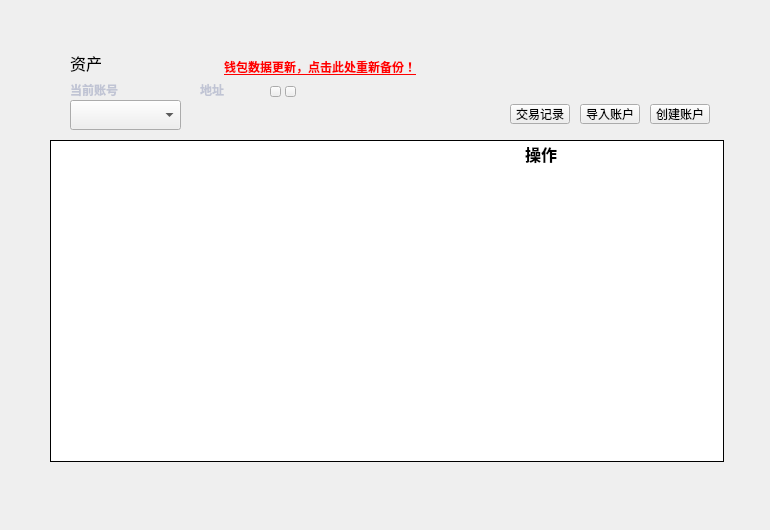
<?xml version="1.0" encoding="UTF-8"?>
<ui version="4.0">
 <class>MainPage</class>
 <widget class="QWidget" name="MainPage">
  <property name="geometry">
   <rect>
    <x>0</x>
    <y>0</y>
    <width>770</width>
    <height>530</height>
   </rect>
  </property>
  <property name="font">
   <font>
    <family>Microsoft YaHei UI Light</family>
    <weight>75</weight>
    <bold>true</bold>
   </font>
  </property>
  <property name="windowTitle">
   <string>Form</string>
  </property>
  <property name="styleSheet">
   <string notr="true"/>
  </property>
  <widget class="QLabel" name="title_label">
   <property name="geometry">
    <rect>
     <x>70</x>
     <y>50</y>
     <width>120</width>
     <height>26</height>
    </rect>
   </property>
   <property name="font">
    <font>
     <family>微软雅黑</family>
     <pointsize>12</pointsize>
     <weight>50</weight>
     <italic>false</italic>
     <bold>false</bold>
    </font>
   </property>
   <property name="styleSheet">
    <string notr="true"/>
   </property>
   <property name="text">
    <string>资产</string>
   </property>
  </widget>
  <widget class="QToolButton" name="addAccountBtn">
   <property name="geometry">
    <rect>
     <x>650</x>
     <y>104</y>
     <width>60</width>
     <height>20</height>
    </rect>
   </property>
   <property name="font">
    <font>
     <family>微软雅黑</family>
     <weight>50</weight>
     <italic>false</italic>
     <bold>false</bold>
    </font>
   </property>
   <property name="cursor">
    <cursorShape>PointingHandCursor</cursorShape>
   </property>
   <property name="focusPolicy">
    <enum>Qt::NoFocus</enum>
   </property>
   <property name="styleSheet">
    <string notr="true"/>
   </property>
   <property name="text">
    <string>创建账户</string>
   </property>
  </widget>
  <widget class="QTableWidget" name="accountTableWidget">
   <property name="geometry">
    <rect>
     <x>50</x>
     <y>140</y>
     <width>674</width>
     <height>322</height>
    </rect>
   </property>
   <property name="cursor" stdset="0">
    <cursorShape>PointingHandCursor</cursorShape>
   </property>
   <property name="layoutDirection">
    <enum>Qt::LeftToRight</enum>
   </property>
   <property name="styleSheet">
    <string notr="true"/>
   </property>
   <property name="frameShape">
    <enum>QFrame::Box</enum>
   </property>
   <property name="frameShadow">
    <enum>QFrame::Plain</enum>
   </property>
   <property name="verticalScrollBarPolicy">
    <enum>Qt::ScrollBarAsNeeded</enum>
   </property>
   <property name="horizontalScrollBarPolicy">
    <enum>Qt::ScrollBarAlwaysOff</enum>
   </property>
   <property name="autoScroll">
    <bool>true</bool>
   </property>
   <property name="editTriggers">
    <set>QAbstractItemView::NoEditTriggers</set>
   </property>
   <property name="selectionMode">
    <enum>QAbstractItemView::NoSelection</enum>
   </property>
   <property name="iconSize">
    <size>
     <width>19</width>
     <height>12</height>
    </size>
   </property>
   <property name="showGrid">
    <bool>true</bool>
   </property>
   <property name="gridStyle">
    <enum>Qt::SolidLine</enum>
   </property>
   <attribute name="horizontalHeaderVisible">
    <bool>false</bool>
   </attribute>
   <attribute name="horizontalHeaderCascadingSectionResizes">
    <bool>false</bool>
   </attribute>
   <attribute name="horizontalHeaderHighlightSections">
    <bool>false</bool>
   </attribute>
   <attribute name="verticalHeaderVisible">
    <bool>false</bool>
   </attribute>
   <attribute name="verticalHeaderHighlightSections">
    <bool>false</bool>
   </attribute>
   <column>
    <property name="text">
     <string>币种</string>
    </property>
    <property name="font">
     <font>
      <family>微软雅黑</family>
     </font>
    </property>
    <property name="textAlignment">
     <set>AlignCenter</set>
    </property>
   </column>
   <column>
    <property name="text">
     <string>余额</string>
    </property>
    <property name="font">
     <font>
      <family>微软雅黑</family>
     </font>
    </property>
    <property name="textAlignment">
     <set>AlignCenter</set>
    </property>
   </column>
   <column>
    <property name="text">
     <string/>
    </property>
   </column>
   <column>
    <property name="text">
     <string/>
    </property>
   </column>
   <column>
    <property name="text">
     <string/>
    </property>
   </column>
   <column>
    <property name="text">
     <string/>
    </property>
   </column>
  </widget>
  <widget class="QToolButton" name="importAccountBtn">
   <property name="geometry">
    <rect>
     <x>580</x>
     <y>104</y>
     <width>60</width>
     <height>20</height>
    </rect>
   </property>
   <property name="font">
    <font>
     <family>微软雅黑</family>
     <weight>50</weight>
     <italic>false</italic>
     <bold>false</bold>
    </font>
   </property>
   <property name="cursor">
    <cursorShape>PointingHandCursor</cursorShape>
   </property>
   <property name="focusPolicy">
    <enum>Qt::NoFocus</enum>
   </property>
   <property name="styleSheet">
    <string notr="true"/>
   </property>
   <property name="text">
    <string>导入账户</string>
   </property>
  </widget>
  <widget class="QToolButton" name="copyBtn">
   <property name="geometry">
    <rect>
     <x>270</x>
     <y>86</y>
     <width>11</width>
     <height>11</height>
    </rect>
   </property>
   <property name="font">
    <font>
     <family>微软雅黑</family>
    </font>
   </property>
   <property name="cursor">
    <cursorShape>PointingHandCursor</cursorShape>
   </property>
   <property name="focusPolicy">
    <enum>Qt::NoFocus</enum>
   </property>
   <property name="text">
    <string/>
   </property>
  </widget>
  <widget class="QComboBox" name="accountComboBox">
   <property name="geometry">
    <rect>
     <x>70</x>
     <y>100</y>
     <width>111</width>
     <height>30</height>
    </rect>
   </property>
   <property name="font">
    <font>
     <family>微软雅黑</family>
     <weight>50</weight>
     <bold>false</bold>
    </font>
   </property>
   <property name="focusPolicy">
    <enum>Qt::NoFocus</enum>
   </property>
   <property name="styleSheet">
    <string notr="true"/>
   </property>
  </widget>
  <widget class="QLabel" name="label">
   <property name="geometry">
    <rect>
     <x>70</x>
     <y>80</y>
     <width>100</width>
     <height>20</height>
    </rect>
   </property>
   <property name="font">
    <font>
     <family>微软雅黑</family>
    </font>
   </property>
   <property name="styleSheet">
    <string notr="true">color: rgb(192, 196, 212);</string>
   </property>
   <property name="text">
    <string>当前账号</string>
   </property>
   <property name="alignment">
    <set>Qt::AlignLeading|Qt::AlignLeft|Qt::AlignVCenter</set>
   </property>
  </widget>
  <widget class="QLabel" name="addressLabel">
   <property name="geometry">
    <rect>
     <x>200</x>
     <y>104</y>
     <width>290</width>
     <height>24</height>
    </rect>
   </property>
   <property name="font">
    <font>
     <family>微软雅黑</family>
     <underline>false</underline>
    </font>
   </property>
   <property name="styleSheet">
    <string notr="true">QLabel{color: rgb(192, 196, 212);}</string>
   </property>
   <property name="text">
    <string/>
   </property>
   <property name="scaledContents">
    <bool>true</bool>
   </property>
   <property name="textInteractionFlags">
    <set>Qt::TextSelectableByMouse</set>
   </property>
  </widget>
  <widget class="QLabel" name="addressLabel2">
   <property name="geometry">
    <rect>
     <x>200</x>
     <y>80</y>
     <width>60</width>
     <height>20</height>
    </rect>
   </property>
   <property name="font">
    <font>
     <family>微软雅黑</family>
    </font>
   </property>
   <property name="styleSheet">
    <string notr="true">color: rgb(192, 196, 212);</string>
   </property>
   <property name="text">
    <string>地址</string>
   </property>
   <property name="alignment">
    <set>Qt::AlignLeading|Qt::AlignLeft|Qt::AlignVCenter</set>
   </property>
  </widget>
  <widget class="QToolButton" name="qrcodeBtn">
   <property name="geometry">
    <rect>
     <x>285</x>
     <y>86</y>
     <width>11</width>
     <height>11</height>
    </rect>
   </property>
   <property name="font">
    <font>
     <family>微软雅黑</family>
    </font>
   </property>
   <property name="cursor">
    <cursorShape>PointingHandCursor</cursorShape>
   </property>
   <property name="focusPolicy">
    <enum>Qt::NoFocus</enum>
   </property>
   <property name="text">
    <string/>
   </property>
  </widget>
  <widget class="QLabel" name="label_op">
   <property name="geometry">
    <rect>
     <x>525</x>
     <y>143</y>
     <width>71</width>
     <height>21</height>
    </rect>
   </property>
   <property name="font">
    <font>
     <family>微软雅黑</family>
     <pointsize>12</pointsize>
    </font>
   </property>
   <property name="text">
    <string>操作</string>
   </property>
  </widget>
  <widget class="QToolButton" name="allTransactionBtn">
   <property name="geometry">
    <rect>
     <x>510</x>
     <y>104</y>
     <width>60</width>
     <height>20</height>
    </rect>
   </property>
   <property name="font">
    <font>
     <family>微软雅黑</family>
     <weight>50</weight>
     <italic>false</italic>
     <bold>false</bold>
    </font>
   </property>
   <property name="cursor">
    <cursorShape>PointingHandCursor</cursorShape>
   </property>
   <property name="focusPolicy">
    <enum>Qt::NoFocus</enum>
   </property>
   <property name="styleSheet">
    <string notr="true"/>
   </property>
   <property name="text">
    <string>交易记录</string>
   </property>
  </widget>
  <widget class="QPushButton" name="backupBtn">
   <property name="geometry">
    <rect>
     <x>220</x>
     <y>57</y>
     <width>200</width>
     <height>20</height>
    </rect>
   </property>
   <property name="cursor">
    <cursorShape>PointingHandCursor</cursorShape>
   </property>
   <property name="styleSheet">
    <string notr="true">color: red;
font: 12px &quot;微软雅黑&quot;;
border:none;
background:transparent;
text-decoration: underline;</string>
   </property>
   <property name="text">
    <string>钱包数据更新，点击此处重新备份！</string>
   </property>
  </widget>
  <zorder>addressLabel</zorder>
  <zorder>title_label</zorder>
  <zorder>addAccountBtn</zorder>
  <zorder>accountTableWidget</zorder>
  <zorder>importAccountBtn</zorder>
  <zorder>copyBtn</zorder>
  <zorder>accountComboBox</zorder>
  <zorder>label</zorder>
  <zorder>addressLabel2</zorder>
  <zorder>qrcodeBtn</zorder>
  <zorder>label_op</zorder>
  <zorder>allTransactionBtn</zorder>
  <zorder>backupBtn</zorder>
 </widget>
 <resources/>
 <connections/>
</ui>
